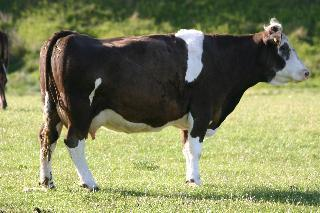
#> input picture Image_data/CO-SKEL_v1.1/images/cow/0020.jpg, 320 x 213 px, found by its file name
$ jupyter execute --allow-errors BMCV2020.ipynb   (shell and % lines are left out)
#> lines starting #> are read from the running program, lines starting #| are printed output that depends on the picture; after the words box and inside, x2 and y2 are one past the last pixel; in counts of white or black regions, pixels touching at a corner belong together; long printed decimals are rounded
# Figures

----

# JOSS Figures

[cell 1]
import matplotlib.pylab as plt

import imageio

#> (the rest of this cell did not finish here and is left out)

[cell 2]
# import imageio

# imageio.imwrite( 'Image_data/Examples/Chameleon_GT.png', gmask)

[cell 3]
plt.figure(figsize= (20, 15))
plt.subplot(131)
#> (the rest of this cell did not finish here and is left out)

---

## BMCV Figures

First import the following packages:

[cell 4]
directory='./BMCV_figures/'

[cell 5]
import matplotlib.pylab as plt

import imageio

Next, read in the image to be segmented, and the ground truth segmentation mask of the image:

#> (a cell that did not finish here is left out)

----

# Figure 1

#> (a cell that did not finish here is left out)

----

# Figure 2

[cell 8]
img = imageio.imread('./Image_data/sky/data/0020.jpg')
#> img is the input picture: shape (213, 320, 3); mean R, G, B 129.1, 133, 92
#> (the rest of this cell did not finish here and is left out)

----

# Figure 3

[cell 9]
import numpy as np
img = np.zeros([50,50])
#> img: shape (50, 50) float64; every value is 0
img[10:20,10:20] = 1
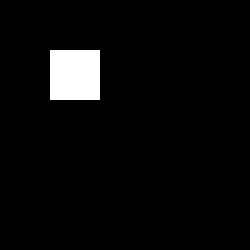
#> img: shape (50, 50) float64 (shown 5 times larger); values 0 (black) and 1 (white), 4% white; 1 white region, box (x1, y1, x2, y2) and area: (10, 10, 20, 20) 100

gmask = img
background = np.zeros(gmask.shape)
foreground = np.ones(gmask.shape)
foreground[0,0]=0
multiregion = np.zeros(gmask.shape)


index = 0
for row in range(gmask.shape[0]):
    for col in range(gmask.shape[1]):
        multiregion[row,col] = index
        index +=1
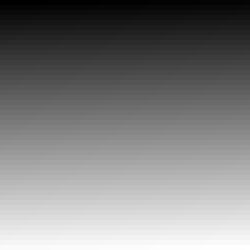
#> multiregion: shape (50, 50) float64 (shown 5 times larger); min 0, max 2499, mean 1249.5; drawn with min black and max white
#> after the loop, index = 2500

plt.figure(figsize= (15, 5))
plt.subplot(141)
plt.imshow(img)
plt.title("Original Image")
plt.axis("off")

plt.subplot(142)
plt.imshow(background)
plt.title("Miltiregion Segmentation")
plt.axis("off")


plt.subplot(143)
plt.imshow(multiregion)
plt.title("Miltiregion Segmentation")
plt.axis("off")

plt.subplot(144)
plt.imshow(foreground)
plt.title("Miltiregion Segmentation")
plt.axis("off")
plt.savefig(f'{directory}Extreme_Cases.png')
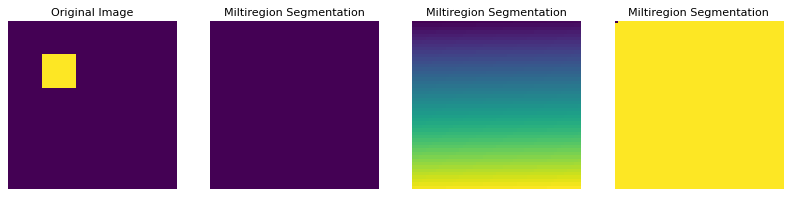
#> figure drawn by matplotlib, 4 panels

----

# Tables

## Hamming Distance

[cell 10]
def Hamming(inferred, ground_truth):
    """Compute the fitness for an individual. Takes in two images and compares
     them according to the equation (p + 2)^log(|m - n| + 2), where p is the pixel
      error, m is the number of segments in the inferred mask, and n is the number
       of segments in the ground truth mask.

    Keyword arguments:
    inferred -- Resulting segmentation mask from individual.
    ground_truth -- Ground truth segmentation mask for training image.

    Outputs:
    error -- fitness value as float
    best -- true mapping as dictionary

    """
    # makes sure images are in grayscale
    if len(inferred.shape) > 2:
        inferred = color.rgb2gray(inferred)
    if len(ground_truth.shape) > 2:  # comment out
        ground_truth = color.rgb2gray(ground_truth)  # comment out


    M = ground_truth.shape[0]
    N = ground_truth.shape[1]

    hamming = 0;
    for r in range(M):
        for c in range(N):
            hamming +=  ground_truth[r,c] != inferred[r,c]

    return [hamming/(M*N), ]

[cell 11]
print('Hamming: Fitness Value: ', Hamming(gmask, gmask)[0])
#> after the loop in Hamming, `for r in range(M):`: hamming = 0
#| Hamming: Fitness Value:  0.0
print('Hamming: Fitness Value: ', Hamming(foreground, gmask)[0])
#| Hamming: Fitness Value:  0.9596
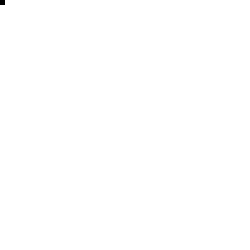
#> foreground: shape (50, 50) float64 (shown 5 times larger); values 0 (black) and 1 (white), 100% white; black in thin lines or dots, all inside (x1, y1, x2, y2) = (0, 0, 1, 1)
print('Hamming: Fitness Value: ', Hamming(multiregion, gmask)[0])
#| Hamming: Fitness Value:  0.9996
print('Hamming: Fitness Value: ', Hamming(background, gmask)[0])
#| Hamming: Fitness Value:  0.04
print('')
print('Hamming: Fitness Value: ', Hamming(gmask, foreground)[0])
#| Hamming: Fitness Value:  0.9596
print('Hamming: Fitness Value: ', Hamming(gmask, multiregion)[0])
#| Hamming: Fitness Value:  0.9996
print('Hamming: Fitness Value: ', Hamming(gmask, background)[0])
#| Hamming: Fitness Value:  0.04

----

## Gamma

[cell 12]
def Gamma(inferred, ground_truth):
    """Compute the fitness for an individual. Takes in two images and compares
     them according to the equation (p + 2)^log(|m - n| + 2), where p is the pixel
      error, m is the number of segments in the inferred mask, and n is the number
       of segments in the ground truth mask.

    Keyword arguments:
    inferred -- Resulting segmentation mask from individual.
    ground_truth -- Ground truth segmentation mask for training image.

    Outputs:
    error -- fitness value as float
    best -- true mapping as dictionary

    """
    # makes sure images are in grayscale
    if len(inferred.shape) > 2:
        inferred = color.rgb2gray(inferred)
    if len(ground_truth.shape) > 2:  # comment out
        ground_truth = color.rgb2gray(ground_truth)  # comment out

    inferred = inferred > 0
    ground_truth = ground_truth > 0

    M = ground_truth.shape[0]
    N = ground_truth.shape[1]

    f = lambda u,v: u+v-(2*u*v)
    hamming = 0;
    for r in range(M):
        for c in range(N):
            hamming += ground_truth[r,c] != inferred[r,c]

    gamma = np.abs(1-(2*hamming/(M*N)))

    return [1- gamma, ]

[cell 13]
print('Gamma: Fitness Value: ', Gamma(gmask, gmask)[0])
#> in Gamma, `gamma = np.abs(1-(2*hamming/(M*N)))`: gamma = 1
#| Gamma: Fitness Value:  0.0
print('Gamma: Fitness Value: ', Gamma(foreground, gmask)[0])
#| Gamma: Fitness Value:  0.0808
print('Gamma: Fitness Value: ', Gamma(multiregion, gmask)[0])
#| Gamma: Fitness Value:  0.0808
print('Gamma: Fitness Value: ', Gamma(background, gmask)[0])
#> in Gamma (call 4), `inferred = inferred > 0`: inferred: shape (50, 50) bool; every value is 0
#| Gamma: Fitness Value:  0.08
print('')
print('Gamma: Fitness Value: ', Gamma(gmask, foreground)[0])
#| Gamma: Fitness Value:  0.0808
print('Gamma: Fitness Value: ', Gamma(gmask, multiregion)[0])
#| Gamma: Fitness Value:  0.0808
print('Gamma: Fitness Value: ', Gamma(gmask, background)[0])
#| Gamma: Fitness Value:  0.08

----

## Region Count

[cell 14]
import sys
from skimage import color
import numpy as np

def countMatches(inferred, ground_truth):
    """Map the segments in the inferred segmentation mask to the ground truth segmentation
     mask, and record the number of pixels in each of these mappings as well as the number
      of segments in both masks.

    Keyword arguments:
    inferred -- Resulting segmentation mask from individual.
    ground_truth -- Ground truth segmentation mask for training image.

    Outputs:
    setcounts -- Dictionary of dictionaries containing the number of pixels in
        each segment mapping.
    len(m) -- Number of segments in inferred segmentation mask.
    len(n) -- Number of segments in ground truth segmentation mask.

    """
    assert inferred.shape == ground_truth.shape
    m = set()
    n = set()
    setcounts = dict()
    for r in range(inferred.shape[0]):
        for c in range(inferred.shape[1]):
            i_key = inferred[r, c]
            m.add(i_key)
            g_key = ground_truth[r, c]
            n.add(g_key)
            if i_key in setcounts:
                if g_key in setcounts[i_key]:
                    setcounts[i_key][g_key] += 1
                else:
                    setcounts[i_key][g_key] = 1
            else:
                setcounts[i_key] = dict()
                setcounts[i_key][g_key] = 1
    return setcounts, len(m), len(n)

def countsets(setcounts):
    """For each inferred set, find the ground truth set which it maps the most pixels
     to. So we start from the inferred image, and map towards the ground truth image.
      For each i_key, the g_key that it maps the most pixels to is considered True.
       In order to see what ground truth sets have a corresponding set(s) in the inferred
        image, we record these "true" g_keys. This number of true g_keys is the value for
         L in our fitness function.

    Keyword arguments:
    setcounts -- Dictionary of dictionaries containing the number of pixels in
        each segment mapping.

    Outputs:
    (total - p) -- Pixel error.
    L -- Number of ground truth segments that have a mapping in the inferred mask
    best -- True mapping as dictionary.

    """
    p = 0
    #L = len(setcounts)

    total = 0
    L_sets = set()

    best = dict()

    for i_key in setcounts:
        my_mx = 0
        mx_key = ''
        for g_key in setcounts[i_key]:
            total += setcounts[i_key][g_key] # add to total pixel count
            if setcounts[i_key][g_key] > my_mx:
                my_mx = setcounts[i_key][g_key]
                # mx_key = i_key
                mx_key = g_key # record mapping with greatest pixel count
        p += my_mx
        # L_sets.add(g_key)
        L_sets.add(mx_key) # add the g_key we consider to be correct
        # best[i_key] = g_key
        best[i_key] = mx_key # record "true" mapping
    L = len(L_sets)
    return total-p, L, best


def Region_Mapping(inferred, ground_truth):
    """Compute the fitness for an individual. Takes in two images and compares
     them according to the equation (p + 2)^log(|m - n| + 2), where p is the pixel
      error, m is the number of segments in the inferred mask, and n is the number
       of segments in the ground truth mask.

    Keyword arguments:
    inferred -- Resulting segmentation mask from individual.
    ground_truth -- Ground truth segmentation mask for training image.

    Outputs:
    error -- fitness value as float
    best -- true mapping as dictionary

    """
    # makes sure images are in grayscale
    if len(inferred.shape) > 2:
        inferred = color.rgb2gray(inferred)
    if len(ground_truth.shape) > 2:  # comment out
        ground_truth = color.rgb2gray(ground_truth)  # comment out

    # Replace with function to output p an L
    # p - number of pixels not correcly mapped
    # L - Number of correctly mapped sets
    setcounts, m, n = countMatches(inferred, ground_truth)
#> after the loop in countMatches, `for r in range(inferred.shape[0]):`: m = 2 items

    #print(setcounts)
    p, L, _ = countsets(setcounts)

    M = ground_truth.shape[0]
    N = ground_truth.shape[1]

    return [p/(M*N), ]

[cell 15]
print('Region Mapping: Fitness Value: ', Region_Mapping(gmask, gmask)[0])
#> in Region_Mapping, `setcounts, m, n = countMatches(inferred, ground_truth)`: m = 2
#> the loop in countsets, `for i_key in setcounts:` made 2 passes
#> p on passes 1 to 2: 2400, 2500
#> after the loop in countsets, `for i_key in setcounts:`: L_sets = 2 items; best = {0: 0, 1: 1}; p = 2500
#> in countsets, `L = len(L_sets)`: L = 2
#> in Region_Mapping, `p, L, _ = countsets(setcounts)`: p = 0; L = 2
#| Region Mapping: Fitness Value:  0.0
print('Region Mapping: Fitness Value: ', Region_Mapping(foreground, gmask)[0])
#> the loop in countsets (call 2), `for i_key in setcounts:` made 2 passes
#> p on passes 1 to 2: 1, 2400
#| Region Mapping: Fitness Value:  0.04
print('Region Mapping: Fitness Value: ', Region_Mapping(multiregion, gmask)[0])
#| Region Mapping: Fitness Value:  0.0
print('Region Mapping: Fitness Value: ', Region_Mapping(background, gmask)[0])
#| Region Mapping: Fitness Value:  0.04
print('')
print('Region Mapping: Fitness Value: ', Region_Mapping(gmask, foreground)[0])
#| Region Mapping: Fitness Value:  0.0004
print('Region Mapping: Fitness Value: ', Region_Mapping(gmask, multiregion)[0])
#| Region Mapping: Fitness Value:  0.9992
print('Region Mapping: Fitness Value: ', Region_Mapping(gmask, background)[0])
#| Region Mapping: Fitness Value:  0.0

[cell 16]
def LAD(inferred, ground_truth):
    # makes sure images are in grayscale
    if len(inferred.shape) > 2:
        inferred = color.rgb2gray(inferred)
    if len(ground_truth.shape) > 2:  # comment out
        ground_truth = color.rgb2gray(ground_truth)  # comment out

    tot_num_pixels = ground_truth.shape[0] * ground_truth.shape[1]

    M = ground_truth.shape[0]
    N = ground_truth.shape[1]

    # Replace with function to output p an L
    # p - number of pixels not correcly mapped
    # L - Number of correctly mapped sets
    setcounts, m, n = countMatches(inferred, ground_truth)

    #print(setcounts)
    p, L, _ = countsets(setcounts)

    error = (p+np.abs(n-m))/(N*M)


    return [ error, n,m]

[cell 17]
print('LAD: Fitness Value: ', LAD(gmask, gmask)[0])
#> in LAD, `setcounts, m, n = countMatches(inferred, ground_truth)`: setcounts = 2 items; m = 2
#> in LAD, `p, L, _ = countsets(setcounts)`: p = 0; L = 2
#> in LAD, `error = (p+np.abs(n-m))/(N*M)`: error = 0
#| LAD: Fitness Value:  0.0
print('LAD: Fitness Value: ', LAD(foreground, gmask)[0])
#| LAD: Fitness Value:  0.04
print('LAD: Fitness Value: ', LAD(multiregion, gmask)[0])
#| LAD: Fitness Value:  0.9992
print('LAD: Fitness Value: ', LAD(background, gmask)[0])
#| LAD: Fitness Value:  0.0404
print('')
print('LAD: Fitness Value: ', LAD(gmask,foreground)[0])
#| LAD: Fitness Value:  0.0004
print('LAD: Fitness Value: ', LAD(gmask,multiregion)[0])
#| LAD: Fitness Value:  1.9984
print('LAD: Fitness Value: ', LAD(gmask, background)[0])
#| LAD: Fitness Value:  0.0004

[cell 18]
def MADLAD(inferred, ground_truth):
    """Compute the fitness for an individual. Takes in two images and compares
     them according to the equation (p + 2)^log(|m - n| + 2), where p is the pixel
      error, m is the number of segments in the inferred mask, and n is the number
       of segments in the ground truth mask.

    Keyword arguments:
    inferred -- Resulting segmentation mask from individual.
    ground_truth -- Ground truth segmentation mask for training image.

    Outputs:
    error -- fitness value as float
    best -- true mapping as dictionary

    """
    # makes sure images are in grayscale
    if len(inferred.shape) > 2:
        inferred = color.rgb2gray(inferred)
    if len(ground_truth.shape) > 2:  # comment out
        ground_truth = color.rgb2gray(ground_truth)  # comment out

    TP = ground_truth.shape[0] * ground_truth.shape[1]

    M = ground_truth.shape[0]
    N = ground_truth.shape[1]

    # Replace with function to output p an L
    # p - number of pixels not correcly mapped
    # L - Number of correctly mapped sets
    setcounts, m, n = countMatches(inferred, ground_truth)

    #print(setcounts)
    p, L, _ = countsets(setcounts)

    print(f"{p}, {n}, {m}, {TP}")
    error = (p/TP+np.abs(n-m)/(n+m))**(1-np.abs(n-m)/(n+m))
    return [ error, n,m]

[cell 19]
print('MADLAD: Fitness Value: ', MADLAD(gmask, gmask)[0])
#> in MADLAD, `setcounts, m, n = countMatches(inferred, ground_truth)`: setcounts = 2 items; m = 2
#> in MADLAD, `p, L, _ = countsets(setcounts)`: p = 0; L = 2
#| 0, 2, 2, 2500
#> in MADLAD, `error = (p/TP+np.abs(n-m)/(n+m))**(1-np.abs(n-m)/(n+m))`: error = 0
#| MADLAD: Fitness Value:  0.0
print('MADLAD: Fitness Value: ', MADLAD(foreground, gmask)[0])
#| 100, 2, 2, 2500
#| MADLAD: Fitness Value:  0.04
print('MADLAD: Fitness Value: ', MADLAD(multiregion, gmask)[0])
#| 0, 2, 2500, 2500
#| MADLAD: Fitness Value:  1
print('MADLAD: Fitness Value: ', MADLAD(background, gmask)[0])
#| 100, 2, 1, 2500
#| MADLAD: Fitness Value:  0.5185
print('')
print('MADLAD: Fitness Value: ', MADLAD(gmask,foreground)[0])
#| 1, 2, 2, 2500
#| MADLAD: Fitness Value:  0.0004
print('MADLAD: Fitness Value: ', MADLAD(gmask,multiregion)[0])
#| 2498, 2500, 2, 2500
#| MADLAD: Fitness Value:  1.001
print('MADLAD: Fitness Value: ', MADLAD(gmask, background)[0])
#| 0, 1, 2, 2500
#| MADLAD: Fitness Value:  0.4807
